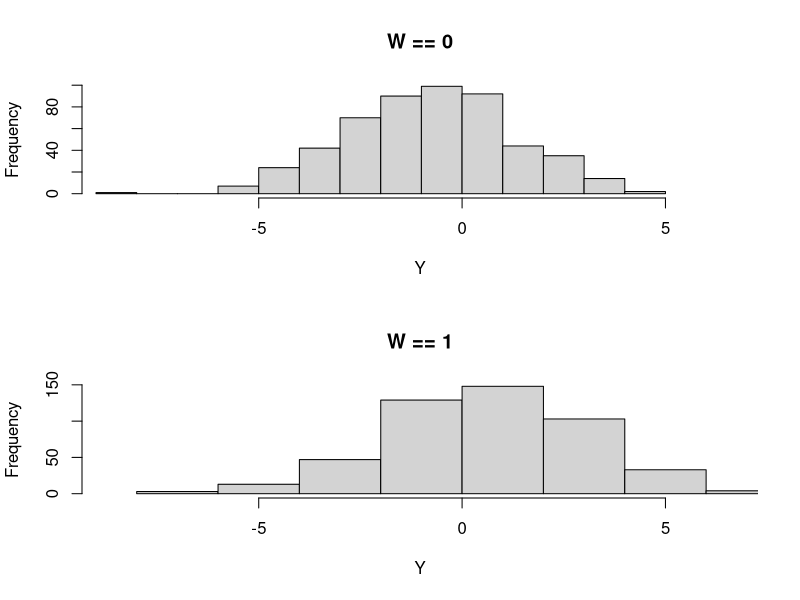

R code for this plot:
# Simulation: AI2016
# Athey, Imbens (2016)
# Recursive partitioning for heterogeneous causal effects
# Proceedings of the National Academy of Sciences of the United States of America


# Overview ----------------------------------------------------------------

# The article proposed the causal tree model. 
# The simulation studies are of small scale, with random treatment 
# assignment (p = 0.5).

set.seed(1)

para_N = 1000


# Designs -----------------------------------------------------------------

#### Design 1 ####

# Mean effect, x = input vector of length K=2
fn_eta1 = function(x) {0.5 * x[1] + x[2]}
# Treatment effect, x = input vector of length K=2
fn_kappa1 = function(x) {0.5 * x[1]}

#### Design 2 ####

# Mean effect, x = input vector of length K=10
fn_eta2 = function(x) {0.5 * sum(x[1:2]) + sum(x[3:6])}
# Treatment effect, x = input vector of length K=10
fn_kappa2 = function(x) {sum((x[1:2] > 0) * x[1:2])}

#### Design 3 ####

# Mean effect, x = input vector of length K=20
fn_eta3 = function(x) {0.5 * sum(x[1:4]) + sum(x[5:8])}
# Treatment effect, x = input vector of length K=20
fn_kappa3 = function(x) {sum((x[1:4] > 0) * x[1:4])}

#### Get X, Y ####

fn_getX = function(size, design) {
  # Get X data 
  if (design == 1) {para_K = 2
  } else if (design == 2) {para_K = 10
  } else if (design == 3) {para_K = 20
  }
  dat_X = matrix(rnorm(size * para_K), ncol = para_K)
  return(dat_X)
}

fn_getY = function(dat_X, dat_W, design) {
  # Get Y data
  if (design == 1) {fn_eta = fn_eta1; fn_kappa = fn_kappa1
  } else if (design == 2) {fn_eta = fn_eta2; fn_kappa = fn_kappa2
  } else if (design == 3) {fn_eta = fn_eta3; fn_kappa = fn_kappa3
  }
  dat_Y = apply(dat_X, 1, fn_eta) + 
          0.5 * (2 * dat_W - 1) * apply(dat_X, 1, fn_kappa) + 
          rnorm(nrow(dat_X), sd = 0.1)
  return(dat_Y)
}

# Get data ----------------------------------------------------------------

prob_W_prob = 0.5
dat_W = rbinom(para_N, size = 1, prob = prob_W_prob)

para_designID = 3
dat_X = fn_getX(size = para_N, design = para_designID)
dat_Y = fn_getY(dat_X = dat_X, dat_W = dat_W, design = para_designID)


# Visualization -----------------------------------------------------------

par(mfrow = c(2, 1))

xLim = range(dat_Y)
hist(dat_Y[dat_W == 0], xlab = 'Y', xlim = xLim, main = 'W == 0')
hist(dat_Y[dat_W == 1], xlab = 'Y', xlim = xLim, main = 'W == 1')

par(mfrow = c(1, 1))
